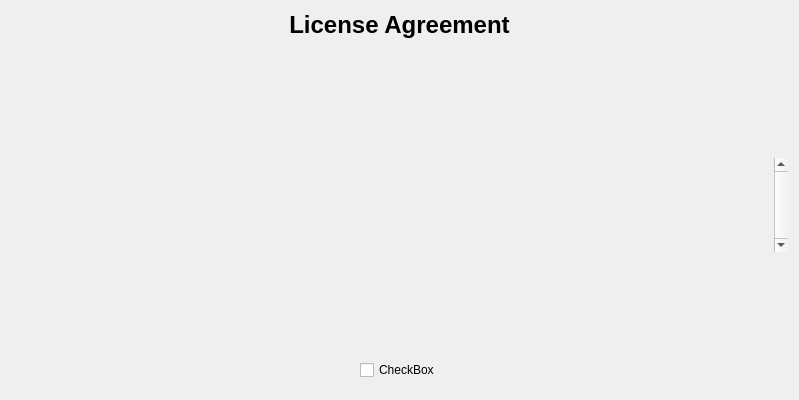
<?xml version="1.0" encoding="UTF-8"?>
<ui version="4.0">
 <author>
SPDX-FileCopyrightText: 2015 demmm &lt;anke62@gmail.com&gt;
SPDX-License-Identifier: GPL-3.0-or-later
 </author>
 <class>LicensePage</class>
 <widget class="QWidget" name="LicensePage">
  <property name="geometry">
   <rect>
    <x>0</x>
    <y>0</y>
    <width>799</width>
    <height>400</height>
   </rect>
  </property>
  <property name="windowTitle">
   <string notr="true">Form</string>
  </property>
  <layout class="QHBoxLayout" name="horizontalLayout">
   <item>
    <layout class="QVBoxLayout" name="verticalLayout" stretch="0,0,0,0,0,0">
     <item>
      <widget class="QLabel" name="titleLabel">
       <property name="text">
        <string>&lt;h1&gt;License Agreement&lt;/h1&gt;</string>
       </property>
       <property name="alignment">
        <set>Qt::AlignCenter</set>
       </property>
      </widget>
     </item>
     <item>
      <widget class="QLabel" name="mainText">
       <property name="sizePolicy">
        <sizepolicy hsizetype="Expanding" vsizetype="Minimum">
         <horstretch>0</horstretch>
         <verstretch>0</verstretch>
        </sizepolicy>
       </property>
       <property name="toolTip">
        <string notr="true"/>
       </property>
       <property name="text">
        <string notr="true">&lt;Calamares license text&gt;</string>
       </property>
       <property name="alignment">
        <set>Qt::AlignCenter</set>
       </property>
       <property name="wordWrap">
        <bool>true</bool>
       </property>
      </widget>
     </item>
     <item>
      <spacer name="verticalSpacer">
       <property name="orientation">
        <enum>Qt::Vertical</enum>
       </property>
       <property name="sizeHint" stdset="0">
        <size>
         <width>20</width>
         <height>40</height>
        </size>
       </property>
      </spacer>
     </item>
     <item>
      <widget class="QScrollArea" name="scrollArea">
       <property name="sizePolicy">
        <sizepolicy hsizetype="Expanding" vsizetype="Expanding">
         <horstretch>0</horstretch>
         <verstretch>0</verstretch>
        </sizepolicy>
       </property>
       <property name="frameShape">
        <enum>QFrame::NoFrame</enum>
       </property>
       <property name="verticalScrollBarPolicy">
        <enum>Qt::ScrollBarAlwaysOn</enum>
       </property>
       <property name="horizontalScrollBarPolicy">
        <enum>Qt::ScrollBarAlwaysOff</enum>
       </property>
       <property name="widgetResizable">
        <bool>true</bool>
       </property>
       <widget class="QWidget" name="scrollAreaWidgetContents">
        <property name="geometry">
         <rect>
          <x>0</x>
          <y>0</y>
          <width>765</width>
          <height>89</height>
         </rect>
        </property>
        <layout class="QVBoxLayout" name="licenseEntriesLayout"/>
       </widget>
      </widget>
     </item>
     <item>
      <spacer name="verticalSpacer_2">
       <property name="orientation">
        <enum>Qt::Vertical</enum>
       </property>
       <property name="sizeHint" stdset="0">
        <size>
         <width>20</width>
         <height>40</height>
        </size>
       </property>
      </spacer>
     </item>
     <item>
      <layout class="QHBoxLayout" name="horizontalLayout_3">
       <property name="spacing">
        <number>0</number>
       </property>
       <item>
        <spacer name="horizontalSpacer">
         <property name="orientation">
          <enum>Qt::Horizontal</enum>
         </property>
         <property name="sizeHint" stdset="0">
          <size>
           <width>1</width>
           <height>20</height>
          </size>
         </property>
        </spacer>
       </item>
       <item>
        <widget class="QFrame" name="acceptFrame">
         <layout class="QHBoxLayout" name="horizontalLayout_2">
          <item>
           <widget class="QCheckBox" name="acceptCheckBox">
            <property name="sizePolicy">
             <sizepolicy hsizetype="Minimum" vsizetype="Minimum">
              <horstretch>0</horstretch>
              <verstretch>0</verstretch>
             </sizepolicy>
            </property>
            <property name="text">
             <string notr="true">CheckBox</string>
            </property>
           </widget>
          </item>
         </layout>
        </widget>
       </item>
       <item>
        <spacer name="horizontalSpacer_2">
         <property name="orientation">
          <enum>Qt::Horizontal</enum>
         </property>
         <property name="sizeHint" stdset="0">
          <size>
           <width>1</width>
           <height>20</height>
          </size>
         </property>
        </spacer>
       </item>
      </layout>
     </item>
    </layout>
   </item>
  </layout>
 </widget>
 <resources/>
 <connections/>
</ui>
